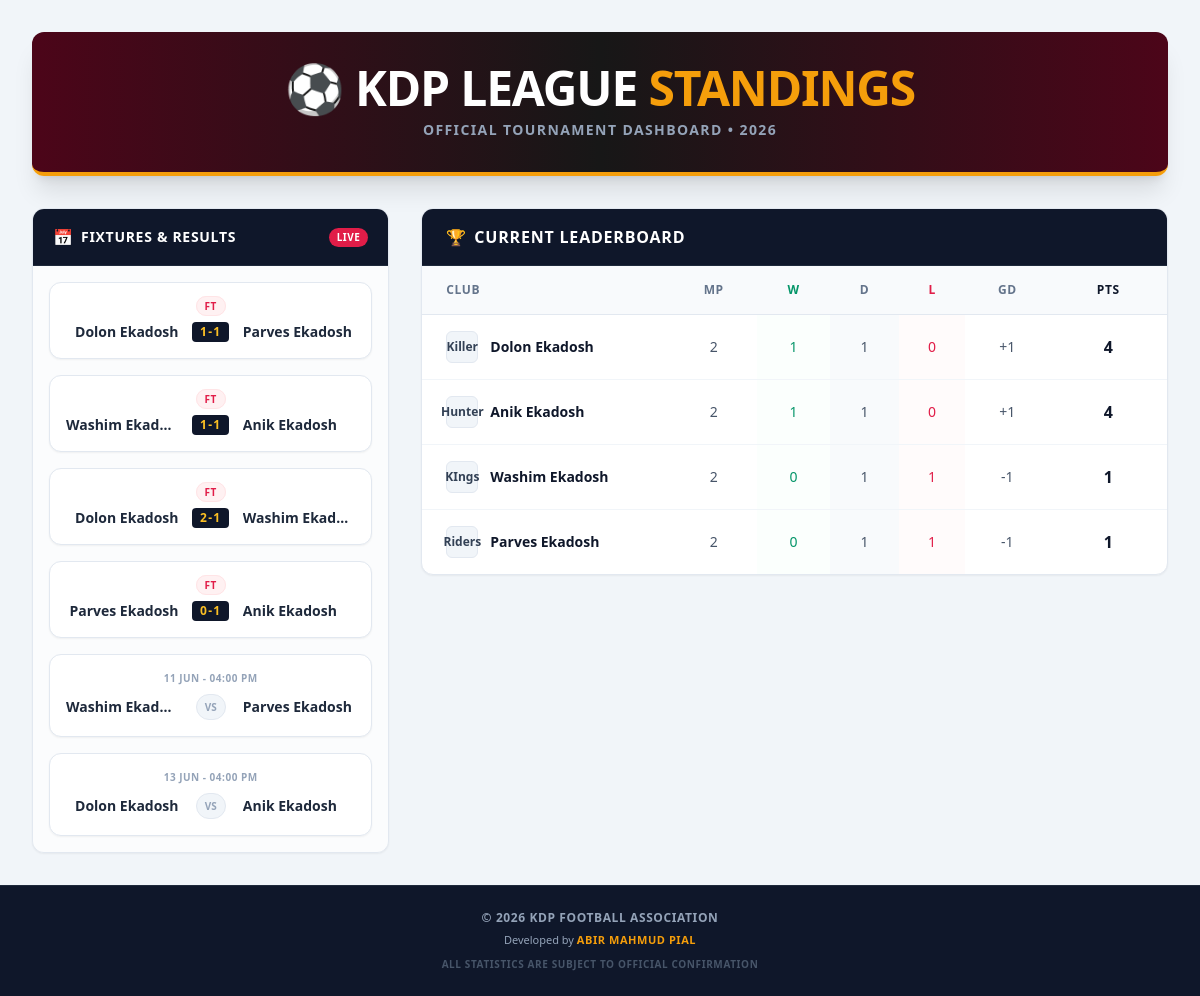
The page / on the database its author committed.
### tournament/models.py (models this page shows, shortened)
class Match(models.Model):
    team1 = models.ForeignKey(Team, related_name='team1_matches', on_delete=models.CASCADE)
    team2 = models.ForeignKey(Team, related_name='team2_matches', on_delete=models.CASCADE)
    date_time = models.DateTimeField()
    team1_score = models.IntegerField(null=True, blank=True)
    team2_score = models.IntegerField(null=True, blank=True)
    is_finished = models.BooleanField(default=False)

class Team(models.Model):
    name = models.CharField(max_length=100)
    short_name = models.CharField(max_length=10)

### tournament/views.py (the view)
# urls.py: 2. Add a URL to urlpatterns:  path('', views.home, name='home')
def home(request):
    teams = Team.objects.all()
    matches = Match.objects.all().order_by('date_time')
    team_stats = {
        team.id: {
            'name': team.name,
            'short_name': team.short_name,
            'mp': 0, 'w': 0, 'd': 0, 'l': 0, 'gd': 0, 'pts': 0
        }
        for team in teams
    }
    for match in matches:
        if match.is_finished and match.team1_score is not None and match.team2_score is not None:
            t1 = match.team1.id
            t2 = match.team2.id
            s1 = match.team1_score
            s2 = match.team2_score
            if t1 in team_stats and t2 in team_stats:
                team_stats[t1]['mp'] += 1
                team_stats[t2]['mp'] += 1
                team_stats[t1]['gd'] += (s1 - s2)
                team_stats[t2]['gd'] += (s2 - s1)
                if s1 > s2:      # Team 1 jitsi
                    team_stats[t1]['w'] += 1
                    team_stats[t1]['pts'] += 3
                    team_stats[t2]['l'] += 1
                elif s2 > s1:    # Team 2 jitsi
                    team_stats[t2]['w'] += 1
                    team_stats[t2]['pts'] += 3
                    team_stats[t1]['l'] += 1
                else:            # Draw hoise
                    team_stats[t1]['d'] += 1
                    team_stats[t2]['d'] += 1
                    team_stats[t1]['pts'] += 1
                    team_stats[t2]['pts'] += 1
    sorted_teams = sorted(
        team_stats.values(),
        key=lambda x: (x['pts'], x['gd']),
        reverse=True
    )
    return render(request, 'tournament/home.html', {
        'teams': sorted_teams,
        'matches': matches
    })

### tournament/templates/tournament/home.html (shortened to what this page needs)
<!DOCTYPE html>
<html lang="en">
<head>
    <script src="https://cdn.tailwindcss.com"></script>
</head>
<body class="bg-slate-100 text-slate-800 font-sans min-h-screen flex flex-col antialiased">
    <div class="flex-grow p-4 md:p-8">
        <div class="max-w-7xl mx-auto">
            <div class="bg-gradient-to-r from-rose-950 via-neutral-900 to-rose-950 rounded-xl shadow-xl p-8 mb-8 text-center border-b-4 border-amber-500">
                <h1 class="text-3xl md:text-5xl font-extrabold uppercase tracking-tight text-white mb-2">
                    ⚽ KDP LEAGUE <span class="text-amber-500">STANDINGS</span>
                </h1>
                <p class="text-slate-400 text-xs md:text-sm font-semibold tracking-widest uppercase">
                    Official Tournament Dashboard • 2026
                </p>
            </div>
            <div class="grid grid-cols-1 lg:grid-cols-3 gap-8">
                <div class="lg:col-span-1 bg-white rounded-xl shadow-sm overflow-hidden border border-slate-200 h-fit">
                    <div class="bg-slate-900 text-white px-5 py-4 border-b border-slate-800 flex items-center justify-between">
                        <div class="flex items-center gap-2">
                            <span class="text-amber-500">📅</span>
                            <h2 class="font-bold uppercase tracking-wider text-sm">Fixtures & Results</h2>
                        </div>
                        <span class="text-[10px] bg-rose-600 text-white font-bold px-2 py-0.5 rounded-full uppercase tracking-wider animate-pulse">Live</span>
                    </div>
                    <div class="p-4 bg-slate-50/50 flex flex-col gap-4 max-h-[600px] overflow-y-auto">
                        {% for match in matches %}
                        <div class="bg-white border border-slate-200 rounded-xl p-4 shadow-sm flex flex-col items-center transition-all duration-150 hover:shadow-md">
                            <div class="text-[10px] font-bold uppercase tracking-wider text-slate-400 mb-2">
                                {% if match.is_finished %}
                                    <span class="text-rose-600 bg-rose-50 px-2 py-0.5 rounded-full border border-rose-100">FT</span>
                                {% else %}
                                    <span>{{ match.date_time|date:"d M - h:i A" }}</span>
                                {% endif %}
                            </div>
                            <div class="flex items-center justify-between w-full text-xs md:text-sm font-bold text-slate-800">
                                <div class="w-2/5 text-right truncate">{{ match.team1.name }}</div>
                                <div class="w-1/5 flex justify-center mx-1">
                                    {% if match.is_finished %}
                                        <span class="bg-slate-900 text-amber-400 font-black px-2 py-0.5 rounded text-xs tracking-widest">
                                            {{ match.team1_score }}-{{ match.team2_score }}
                                        </span>
                                    {% else %}
                                        <span class="text-[10px] font-black text-slate-400 bg-slate-100 px-2 py-0.5 rounded-full border border-slate-200">VS</span>
                                    {% endif %}
                                </div>
                                <div class="w-2/5 text-left truncate">{{ match.team2.name }}</div>
                            </div>
                        </div>
                        {% empty %}
                        <div class="text-center py-6 text-xs font-semibold text-slate-400 uppercase">
                            No matches scheduled yet!
                        </div>
                        {% endfor %}
                    </div>
                </div>
                <div class="lg:col-span-2 bg-white rounded-xl shadow-sm overflow-hidden border border-slate-200 h-fit">
                    <div class="bg-slate-900 text-white px-6 py-4 flex items-center gap-2 border-b border-slate-800">
                        <span class="text-amber-500">🏆</span>
                        <h2 class="font-bold uppercase tracking-wider text-sm md:text-base">Current Leaderboard</h2>
                    </div>
                    <div class="overflow-x-auto">
                        <table class="w-full text-left border-collapse">
                            <thead>
                                <tr class="bg-slate-50 text-slate-500 uppercase text-xs font-bold tracking-wider border-b border-slate-200">
                                    <th class="py-4 px-6 w-1/3">Club</th>
                                    <th class="py-4 px-4 text-center">MP</th>
                                    <th class="py-4 px-4 text-center text-emerald-600">W</th>
                                    <th class="py-4 px-4 text-center text-slate-500">D</th>
                                    <th class="py-4 px-4 text-center text-rose-600">L</th>
                                    <th class="py-4 px-4 text-center">GD</th>
                                    <th class="py-4 px-6 text-center text-slate-900 font-black">Pts</th>
                                </tr>
                            </thead>
                            <tbody class="divide-y divide-slate-100 text-sm font-medium">
                                {% for team in teams %}
                                <tr class="hover:bg-slate-50/80 transition-colors duration-150 group">
                                    <td class="py-4 px-6 font-bold text-slate-900 flex items-center gap-3">
                                        <span class="w-8 h-8 rounded-md bg-slate-100 text-slate-700 font-extrabold flex items-center justify-center text-xs border border-slate-200 group-hover:bg-rose-950 group-hover:text-amber-400 group-hover:border-rose-950 transition-all duration-150">
                                            {{ team.short_name }}
                                        </span>
                                        <span class="group-hover:text-rose-900 transition-colors duration-150">{{ team.name }}</span>
                                    </td>
                                    <td class="py-4 px-4 text-center text-slate-600">{{ team.mp }}</td>
                                    <td class="py-4 px-4 text-center text-emerald-600 bg-emerald-50/20">{{ team.w }}</td>
                                    <td class="py-4 px-4 text-center text-slate-600 bg-slate-50">{{ team.d }}</td>
                                    <td class="py-4 px-4 text-center text-rose-600 bg-rose-50/30">{{ team.l }}</td>
                                    <td class="py-4 px-4 text-center text-slate-600">
                                        {% if team.gd > 0 %}+{% endif %}{{ team.gd }}
                                    </td>
                                    <td class="py-4 px-6 text-center font-black text-slate-900 text-base">{{ team.pts }}</td>
                                </tr>
                                {% endfor %}
                            </tbody>
                        </table>
                    </div>
                </div>
            </div>
        </div>
    </div>
    <footer class="bg-slate-900 text-slate-400 py-6 text-center mt-auto border-t border-slate-800">
        <div class="max-w-5xl mx-auto px-4 text-xs tracking-wider uppercase font-semibold">
            <p>&copy; 2026 KDP Football Association</p>
            <p class="mt-1.5 text-slate-400 text-[11px] font-medium tracking-normal lowercase first-letter:uppercase">
                Developed  by <span class="text-amber-500 font-bold tracking-wider uppercase">Abir Mahmud Pial</span>
            </p>
            <p class="mt-2 text-slate-600 text-[10px]">All statistics are subject to official confirmation</p>
        </div>
    </footer>
</body>
</html>

### rows shown on the page
Match: is_finished "FT", team1.name "Dolon Ekadosh", team1_score "1", team2_score "1", team2.name "Parves Ekadosh"
Match: is_finished "FT", team1.name "Washim Ekad…", team1_score "1", team2_score "1", team2.name "Anik Ekadosh"
Match: is_finished "FT", team1.name "Dolon Ekadosh", team1_score "2", team2_score "1", team2.name "Washim Ekad…"
Match: is_finished "FT", team1.name "Parves Ekadosh", team1_score "0", team2_score "1", team2.name "Anik Ekadosh", short_name "Killer", name "Dolon Ekadosh", mp "2", w "1", d "1", l "0", gd "1", pts "4", short_name "Hunter", name "Anik Ekadosh"
Match: date_time "11 JUN - 04:00 PM", team1.name "Washim Ekad…", is_finished "VS", team2.name "Parves Ekadosh"
Match: date_time "13 JUN - 04:00 PM", team1.name "Dolon Ekadosh", is_finished "VS", team2.name "Anik Ekadosh"
Team: short_name "KIngs", name "Washim Ekadosh"
Team: short_name "Riders", name "Parves Ekadosh"

### other values the page prints
{{ team.mp }} "2" "2"
{{ team.w }} "0" "0"
{{ team.d }} "1" "1"
{{ team.l }} "1" "1"
{{ team.gd }} "-1" "-1"
{{ team.pts }} "1" "1"
